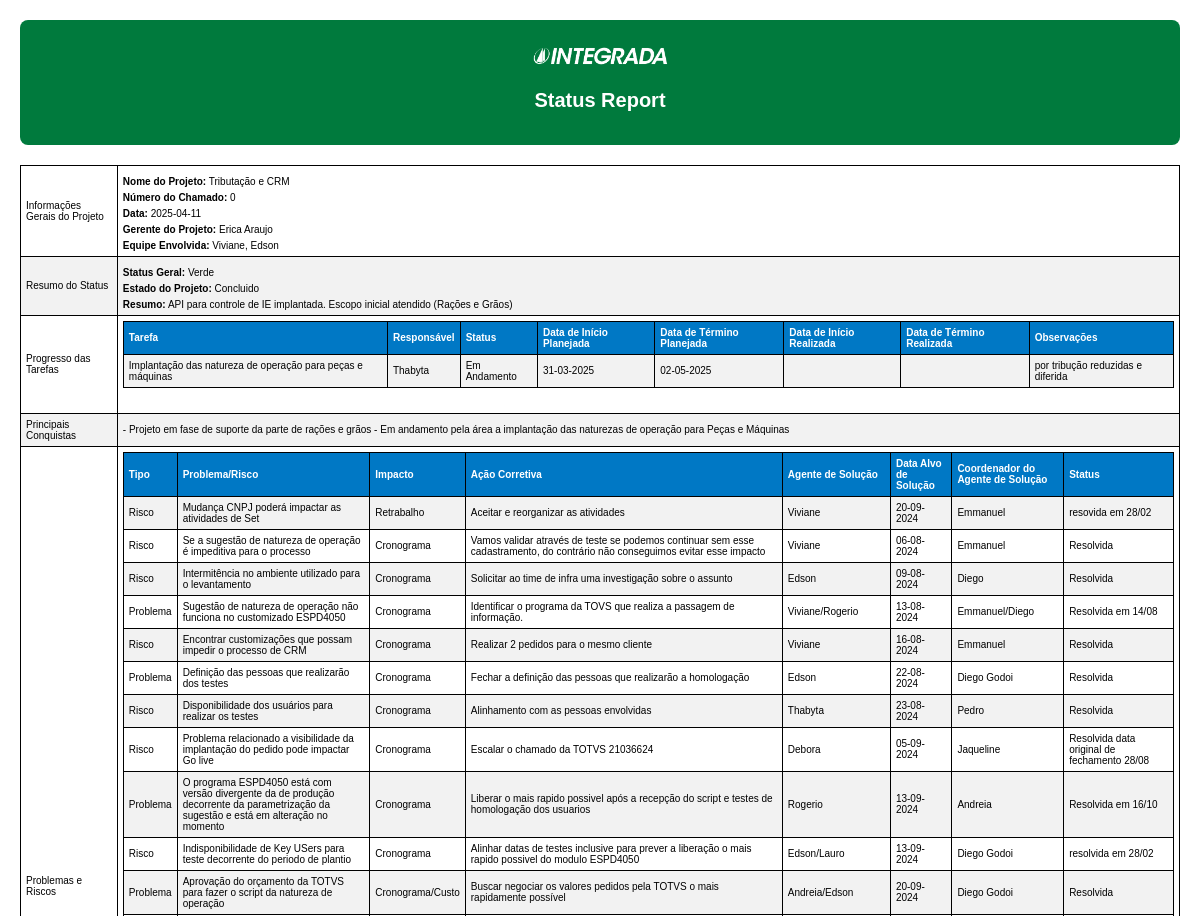
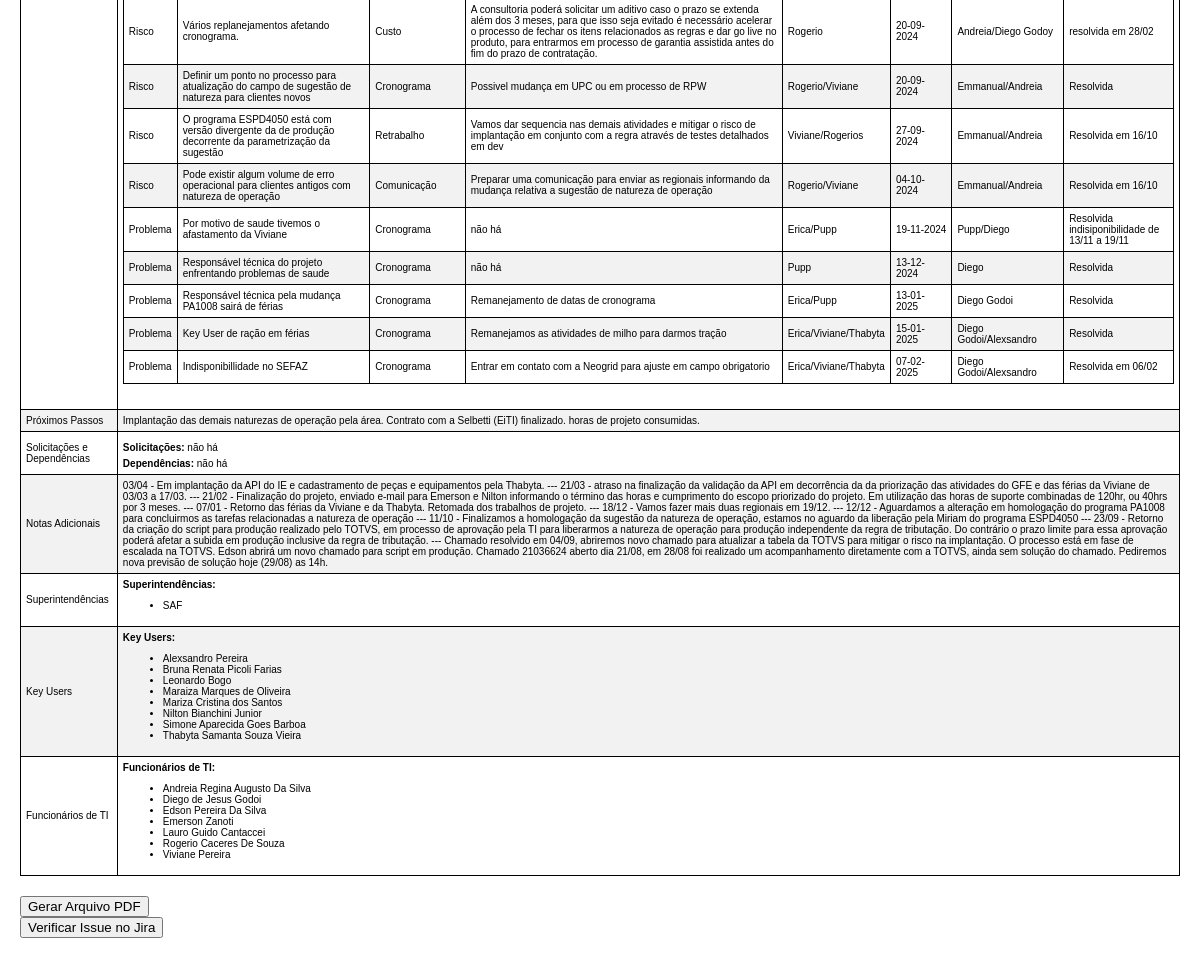
Before: /report/8 with the older database file (2 pictures, top to bottom).
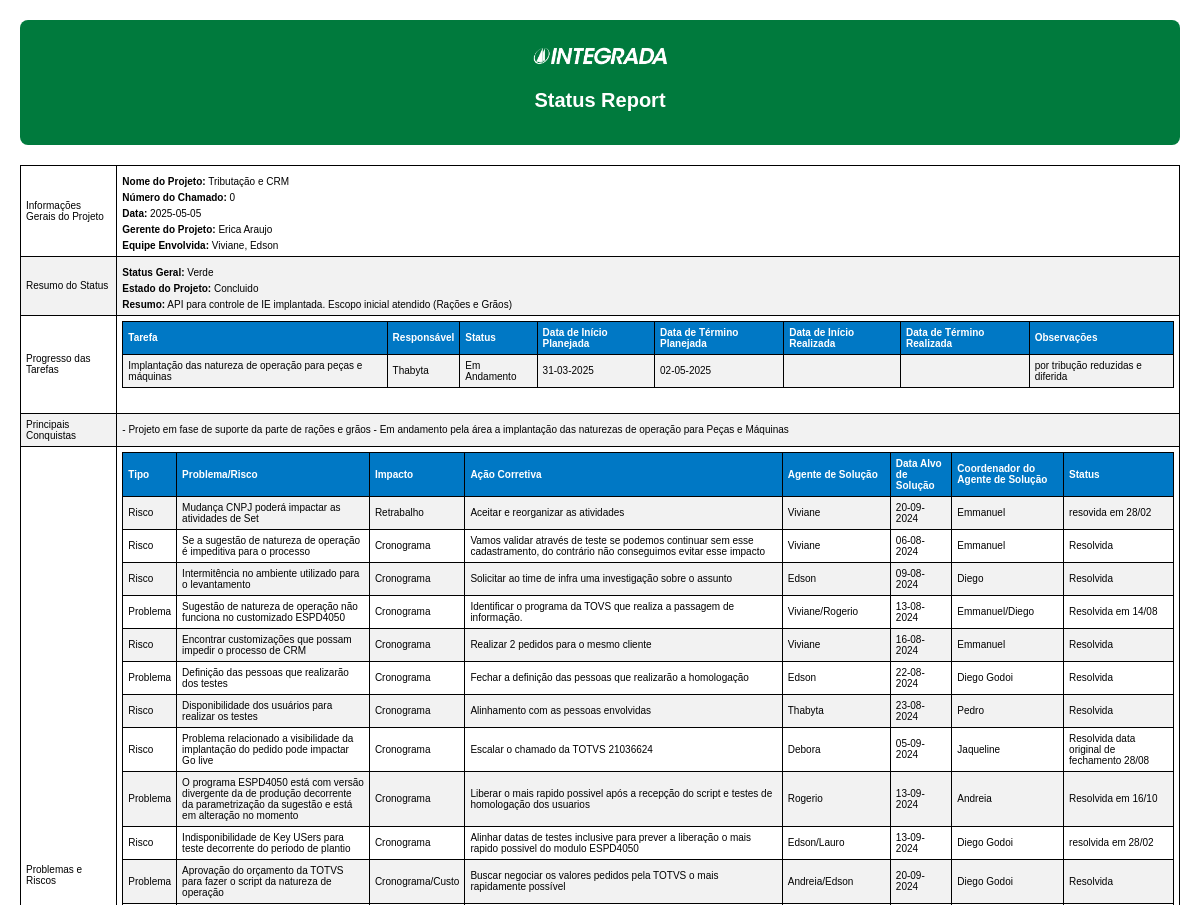
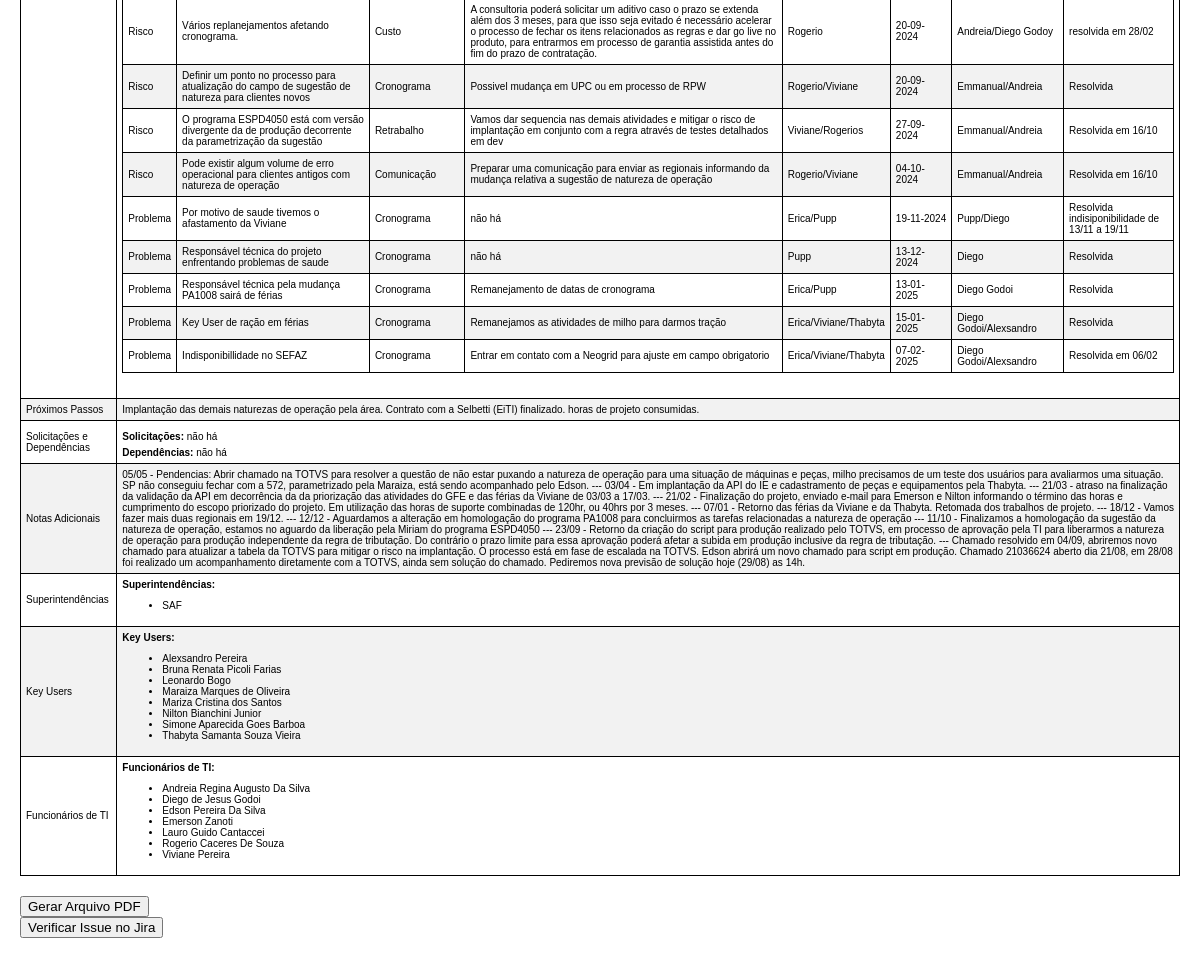
After: the same page with the newer database file (2 pictures, top to bottom).
### SR/models.py (models this page shows, shortened)
class Projeto(db.Model):
    __tablename__ = 'projeto'
    id = db.Column(db.Integer, primary_key=True)
    nome_projeto = db.Column(db.String(100), nullable=False)
    data_relatorio = db.Column(db.Date, nullable=False)
    gerente_projeto = db.Column(db.String(100), nullable=False)
    equipe_envolvida = db.Column(db.String(100), nullable=False)
    status_geral = db.Column(db.String(10), nullable=False)
    resumo_status = db.Column(db.Text, nullable=False)
    principais_conquistas = db.Column(db.Text, nullable=False)
    proximos_passos = db.Column(db.Text, nullable=False)
    solicitacoes = db.Column(db.Text, nullable=False)
    dependencias = db.Column(db.Text, nullable=False)
    notas_adicionais = db.Column(db.Text, nullable=False)
    created_at = db.Column(db.DateTime, default=datetime.now)
    order_number = db.Column(db.Integer, nullable=False)
    project_status = db.Column(db.String(100), nullable=False)
    id_jira = db.Column(db.String(10), nullable=False)
    tarefas = db.relationship('Tarefa', backref='projeto', lazy=True)
    problemas = db.relationship('Problema', backref='projeto', lazy=True)
    superintendencias = db.relationship('ProjetoSuperintendencia', backref='projeto', lazy=True)
    key_users = db.relationship('ProjetoKeyUser', backref='projeto', lazy=True)

class Tarefa(db.Model):
    __tablename__ = 'tarefa'
    id = db.Column(db.Integer, primary_key=True)
    projeto_id = db.Column(db.Integer, db.ForeignKey('projeto.id'), nullable=False)
    tarefa = db.Column(db.String(200), nullable=False)
    responsavel = db.Column(db.String(100), nullable=False)
    status = db.Column(db.String(50), nullable=False)
    data_inicio = db.Column(db.Date, nullable=False)
    data_termino = db.Column(db.Date, nullable=False)
    observacoes = db.Column(db.String(200), nullable=False)
    entregas = db.relationship('EntregaTarefa', backref='tarefa', lazy=True)

class Problema(db.Model):
    __tablename__ = 'problema'
    id = db.Column(db.Integer, primary_key=True)
    projeto_id = db.Column(db.Integer, db.ForeignKey('projeto.id'), nullable=False)
    tipo = db.Column(db.String(50), nullable=False)
    problema_risco = db.Column(db.String(200), nullable=False)
    impacto = db.Column(db.String(200), nullable=False)
    acao_corretiva = db.Column(db.String(200), nullable=False)
    agente_solucao = db.Column(db.String(100), nullable=False)
    data_alvo_solucao = db.Column(db.Date, nullable=False)
    coordenador_agente_solucao = db.Column(db.String(100), nullable=False)
    status = db.Column(db.String(50), nullable=False)
    data_abertura = db.Column(db.Date, default=datetime.now, nullable=False)
    dias_abertos = db.Column(db.Integer, default=0, nullable=False)

class Superintendentes(db.Model):
    __tablename__ = 'superintendentes'
    id = db.Column(db.Integer, primary_key=True, autoincrement=True)
    superintendencia = db.Column(db.String, unique=True, nullable=False)
    nomesuperintendente = db.Column(db.String, nullable=False)
    emailsuperintendente = db.Column(db.String, nullable=False)
    funcionarios = db.relationship('Funcionarios', backref='superintendentes', lazy=True)

class Funcionarios(db.Model):
    __tablename__ = 'funcionarios'
    id = db.Column(db.Integer, primary_key=True, autoincrement=True)
    idsuperintendente = db.Column(db.Integer, db.ForeignKey('superintendentes.id'), nullable=False)
    nome = db.Column(db.String, nullable=False)
    cargo = db.Column(db.String, nullable=False)
    email = db.Column(db.String, nullable=False)
    tipo_funcionario = db.Column(db.String, nullable=False)

### SR/routes.py (the view)
@bp.route('/report/<int:projeto_id>')
def view_report(projeto_id):
    projeto = Projeto.query.get_or_404(projeto_id)
    tarefas = Tarefa.query.filter_by(projeto_id=projeto.id).order_by(Tarefa.data_inicio).all()
    tarefas_filtradas = []
    for tarefa in tarefas:
        entrega = EntregaTarefa.query.filter_by(tarefa_id=tarefa.id).order_by(EntregaTarefa.id.desc()).first()
        data_entrega_inicio = entrega.data_entrega_inicio if entrega else None
        data_entrega_fim = entrega.data_entrega_fim if entrega else None
        if tarefa.status.lower() == 'concluída':
            if tarefa.data_termino.month == datetime.now().month and tarefa.data_termino.year == datetime.now().year:
                tarefas_filtradas.append({
                    'tarefa': tarefa,
                    'data_entrega_inicio': data_entrega_inicio if entrega else None,
                    'data_entrega_fim': data_entrega_fim if entrega else None
                    })
        else:
            if tarefa.status.lower() in ['planejada', 'replanejada', 'prazo vencido']:
                data_entrega_inicio = None
                data_entrega_fim = None
            elif tarefa.status == 'Em Andamento':
                current_start_date = data_entrega_inicio
                if entrega:
                    if entrega.data_entrega_inicio and current_start_date != entrega.data_entrega_inicio:
                        data_entrega_inicio = entrega.data_entrega_inicio
                    else:
                        data_entrega_inicio = None
                data_entrega_fim = None
            tarefas_filtradas.append({
                'tarefa': tarefa,
                'data_entrega_inicio': data_entrega_inicio,
                'data_entrega_fim': data_entrega_fim
            })
    problemas = Problema.query.filter_by(projeto_id=projeto.id).all()
    problemas_resolvidos = [problema for problema in problemas if 'resolvida' in problema.status.lower()]
    problemas_nao_resolvidos = [problema for problema in problemas if 'resolvida' not in problema.status.lower()]
    problemas_resolvidos_ordenados = sorted(problemas_resolvidos, key=lambda x: x.data_alvo_solucao)
    problemas_ordenados = problemas_nao_resolvidos + problemas_resolvidos_ordenados
    problemas_reportados = len(problemas_ordenados) > 0
    projeto_superintendencias = ProjetoSuperintendencia.query.filter_by(projeto_id=projeto.id).all()
    projeto_key_users = ProjetoKeyUser.query.filter_by(projeto_id=projeto.id).all()
    projeto_funcionarios_ti = ProjetoFuncTI.query.filter_by(projeto_id=projeto.id).all()
    superintendencias = [Superintendentes.query.get(ps.superintendencia_id) for ps in projeto_superintendencias]
    key_users = [Funcionarios.query.get(ku.funcionario_id) for ku in projeto_key_users]
    funcionarios_ti = [Funcionarios.query.get(pfti.funcionario_id) for pfti in projeto_funcionarios_ti]
    return render_template('report.html',
                           projeto=projeto,
                           tarefas=tarefas_filtradas,
                           problemas=problemas_ordenados,
                           problemas_reportados=problemas_reportados,
                           superintendencias=superintendencias,
                           key_users=key_users,
                           funcionarios_ti=funcionarios_ti)

### SR/templates/report.html (shortened to what this page needs)
<!DOCTYPE html>
<html lang="pt-BR">
<head>
    <link rel="stylesheet" href="{{ url_for('static', filename='style.css') }}">
</head>
<body class="pdf-report">
    <header>
        <img src="{{ url_for('static', filename='image.png') }}" alt="Logo">
        <h1>Status Report</h1>
    </header>
    <table>
        <tr>
            <td>Informações Gerais do Projeto</td>
            <td class="info-projeto">
                <div class="line-spacing"></div><strong>Nome do Projeto:</strong> {{ projeto.nome_projeto }} <br></div>
                <div class="line-spacing"></div><strong>Número do Chamado:</strong> {{ projeto.order_number }} <br></div>
                <div class="line-spacing"></div><strong>Data:</strong> {{ projeto.data_relatorio.strftime('%Y-%m-%d') }} <br></div>
                <div class="line-spacing"></div><strong>Gerente do Projeto:</strong> {{ projeto.gerente_projeto }} <br></div>
                <div class="line-spacing"></div><strong>Equipe Envolvida:</strong>  {{ projeto.equipe_envolvida }}</div>
            </td>
        </tr>
        <tr>
            <td>Resumo do Status</td>
            <td class="status-resumo">
                <div class="line-spacing"></div><strong>Status Geral:</strong> {{ projeto.status_geral }} <br></div>
                <div class="line-spacing"></div><strong>Estado do Projeto:</strong> {{ projeto.project_status }}<br></div>
                <div class="line-spacing"></div><strong>Resumo:</strong>  {{ projeto.resumo_status|safe }}</div>
            </td>
        </tr>
        <tr>
            <td>Progresso das Tarefas</td>
            <td>
                <table>
                    <tr>
                        <th>Tarefa</th>
                        <th>Responsável</th>
                        <th>Status</th>
                        <th>Data de Início Planejada</th>
                        <th>Data de Término Planejada</th>
                        <th>Data de Início Realizada</th>
                        <th>Data de Término Realizada</th>
                        <th>Observações</th>
                    </tr>
                    {% for item in tarefas %}
                    <tr class="
                    ">
                        <td>{{ item.tarefa.tarefa }}</td>
                        <td>{{ item.tarefa.responsavel }}</td>
                        <td>{{ item.tarefa.status }}</td>
                        <td>{{ item.tarefa.data_inicio.strftime('%d-%m-%Y') }}</td>
                        <td>{{ item.tarefa.data_termino.strftime('%d-%m-%Y') }}</td>
                        <td>{% if item.data_entrega_inicio %} {{ item.data_entrega_inicio.strftime('%d-%m-%Y') }} {% else %}  {% endif %}</td>
                        <td>{% if item.data_entrega_fim %} {{ item.data_entrega_fim.strftime('%d-%m-%Y') }} {% else %}  {% endif %}</td>
                        <td>{{ item.tarefa.observacoes }}</td>
                    </tr>
                    {% endfor %}
                </table>
            </td>
        </tr>
        <tr>
            <td>Principais Conquistas</td>
            <td>
                {{ projeto.principais_conquistas|safe }}
            </td>
        </tr>
        <tr>
            <td>Problemas e Riscos</td>
            <td>
                {% if problemas_reportados %}
                <table>
                    <tr>
                        <th>Tipo</th>
                        <th>Problema/Risco</th>
                        <th>Impacto</th>
                        <th>Ação Corretiva</th>
                        <th>Agente de Solução</th>
                        <th>Data Alvo de Solução</th>
                        <th>Coordenador do Agente de Solução</th>
                        <th>Status</th>
                    </tr>
                    {% for problema in problemas %}
                    <tr>
                        <td>{{ problema.tipo }}</td>
                        <td>{{ problema.problema_risco|safe }}</td>
                        <td>{{ problema.impacto }}</td>
                        <td>{{ problema.acao_corretiva|safe }}</td>
                        <td>{{ problema.agente_solucao|safe }}</td>
                        <td>{{ problema.data_alvo_solucao.strftime('%d-%m-%Y') }}</td>
                        <td>{{ problema.coordenador_agente_solucao|safe }}</td>
                        <td>{{ problema.status }}</td>
                    </tr>
                    {% endfor %}
                </table>
                {% else %}
                <p>Não foram reportados problemas ou riscos até o momento desse report.</p>
                {% endif %}
            </td>
        </tr>
        <tr>
            <td>Próximos Passos</td>
            <td>
                {{ projeto.proximos_passos|safe }}
            </td>
        </tr>
        <tr>
            <td>Solicitações e Dependências</td>
            <td class="solicitacoes-dependencias">
                <div class="line-spacing"></div><strong>Solicitações:</strong>  {{ projeto.solicitacoes|safe }} <br></div>
                <div class="line-spacing"></div><strong>Dependências:</strong>  {{ projeto.dependencias|safe }}</div>
            </td>
        </tr>
        <tr>
            <td>Notas Adicionais</td>
            <td>{{ projeto.notas_adicionais|safe }}</td>
        </tr>
        <tr>
            <td>Superintendências</td>
            <td>
                <div class="line-spacing">
                    <strong>Superintendências:</strong>
                    <ul>
                        {% for superintendencia in superintendencias %}
                            <li>{{ superintendencia.superintendencia }}</li>
                        {% endfor %}
                    </ul>
                </div>
            </td>
        </tr>
        <tr>
            <td>Key Users</td>
            <td>
                <div class="line-spacing">
                    <strong>Key Users:</strong>
                    <ul>
                        {% for key_user in key_users %}
                            <li>{{ key_user.nome }}</li>
                        {% endfor %}
                    </ul>
                </div>
            </td>
        </tr>
        <tr>
            <td>Funcionários de TI</td>
            <td>
                <div class="line-spacing">
                    <strong>Funcionários de TI:</strong>
                    <ul>
                        {% for funcionario in funcionarios_ti %}
                            <li>{{ funcionario.nome }}</li>
                        {% endfor %}
                    </ul>
                </div>
            </td>
        </tr>
    </table>
    <form action="{{ url_for('main.generate_pdf', projeto_id=projeto.id) }}" method="get">
        <button type="submit">Gerar Arquivo PDF</button>
    </form>
    <form action="{{ url_for('main.check_jira', projeto_id=projeto.id) }}" method="get">
        <button type="submit">Verificar Issue no Jira</button>
    </form>
</body>
</html>

### SR/static/style.css (style rules this page uses)
body { font-family: Arial, sans-serif; margin: 20px; font-size: 14px; }
header { text-align: center; margin-bottom: 20px; background-color: #007a3d; padding: 20px; border-radius: 8px; }
header img { width: 150px; }
header h1 { color: white; }
table { width: 100%; border-collapse: collapse; margin-bottom: 20px; }
table, th, td { border: 1px solid #ddd; }
th, td { padding: 8px; text-align: left; }
th { background-color: #0078c5; color: white; }
tr:nth-child(even) { background-color: #f2f2f2; }
.info-projeto, .status-resumo, .solicitacoes-dependencias { margin-bottom: 20px; }
.line-spacing { margin-bottom: 15px; }
.pdf-report { font-size: 10px; }
.pdf-report table { width: 100%; border-collapse: collapse; }
.pdf-report th, .pdf-report td { border: 1px solid black; padding: 5px; text-align: left; }
.pdf-report .line-spacing { margin-bottom: 5px; }
.pdf-report .info-projeto, .pdf-report .status-resumo, .pdf-report .solicitacoes-dependencias { page-break-inside: avoid; }

Changed rows visible on the page:
changed Projeto "Tributação e CRM": data_relatorio "2025-04-11" → "2025-05-05"; notas_adicionais "03/04 - Em implantação…" → "05/05 - Pendencias: Abrir chamado na TOTVS para resolver a questão de não estar puxando a natureza de operação para uma situação de máquinas e peças, milho precisamos de um teste dos usuários para avaliarmos uma situação. SP não conseguiu fechar com a 572, parametrizado pela Maraiza, está sendo acompanhado pelo Edson. --- 03/04 - Em implantação…"
